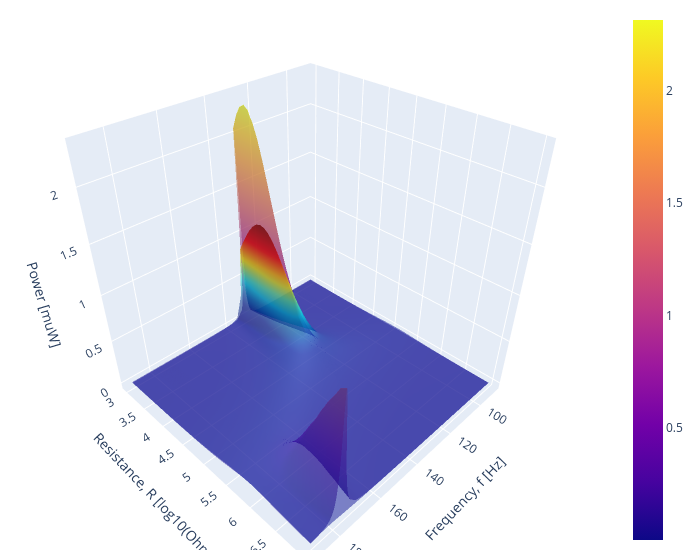

Notebook code for this chart:
### Code cell
fig = go.Figure(data=[
    go.Surface(x=f1_grid, y=jnp.log10(r1_grid), z=power1_exp*1.e6, opacity=0.5),
    go.Surface(x=f1_grid, y=jnp.log10(r1_grid), z=power1_th*1.e6, opacity = .5, showscale=False, colorscale="jet"),

])

def update(fig):
    fig.update_layout(scene = dict(
                      xaxis=dict(
                          title=dict(
                              text='Frequency, f [Hz]'
                          )
                      ),
                      yaxis=dict(
                          title=dict(
                              text='Resistance, R [log10(Ohm)]'
                          )
                      ),
                      zaxis=dict(
                          title=dict(
                              text='Power [muW]'
                          )
                      ),
                    ),
                    width=700,
                    margin=dict(r=20, b=10, l=10, t=10))
update(fig)
fig.show()

### Figure 1 — Plotly figure (JSON) as saved in the notebook; plotly's stock layout.template omitted (floating-point values rounded to 4 significant figures; data arrays with more than 128 entries replaced by an {"elided": "..."} marker saying what was removed)
{"data": [{"opacity": 0.5, "type": "surface", "x": {"elided": "45x767 float values"}, "y": {"elided": "45x767 float values"}, "z": {"elided": "45x767 float values"}}, {"colorscale": [[0, "rgb(0,0,131)"], [0.2, "rgb(0,60,170)"], [0.4, "rgb(5,255,255)"], [0.6, "rgb(255,255,0)"], [0.8, "rgb(250,0,0)"], [1, "rgb(128,0,0)"]], "opacity": 0.5, "showscale": false, "type": "surface", "x": {"elided": "45x767 float values"}, "y": {"elided": "45x767 float values"}, "z": {"elided": "45x767 float values"}}], "layout": {"margin": {"b": 10, "l": 10, "r": 20, "t": 10}, "scene": {"xaxis": {"title": {"text": "Frequency, f [Hz]"}}, "yaxis": {"title": {"text": "Resistance, R [log10(Ohm)]"}}, "zaxis": {"title": {"text": "Power [muW]"}}}, "width": 700}}
